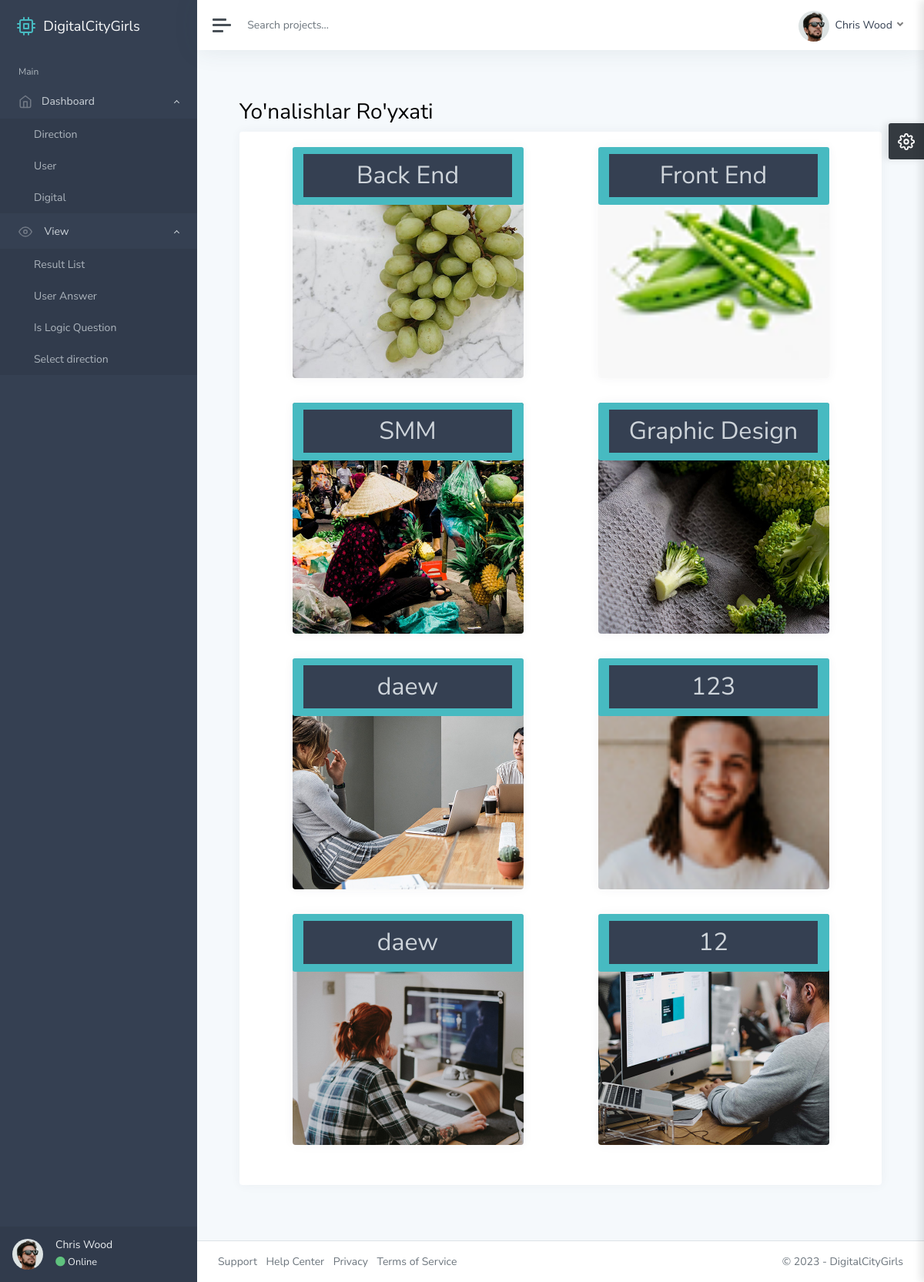
/ad/select-direction/, run on the app's committed database.
### main/models.py (models this page shows, shortened)
class Direction(models.Model):
    photo = models.ImageField()
    name = models.CharField(max_length=255)
    time = models.DurationField(default=0)
    question_count = models.PositiveIntegerField()
    is_logic = models.BooleanField(default=False)

### adminstrator/views.py (the view)
# urls.py: path('select-direction/', select_direction_view, name='select-direction'),
def select_direction_view(request):
    context = {
        "direction": Direction.objects.all(),
        "questions": Question.objects.all(),
    }
    return render(request, "select-direction.html", context)

### template/select-direction.html (shortened to what this page needs)
{% extends 'base.html' %}
{% block content %}
		<main class="content">
            <div class="container-fluid p-0">
                <div class="container">
                    <h1 class="mt-4">Yo'nalishlar Ro'yxati</h1>
                     <div class="card">
                         <div class="card-body">
                            <div style="display: flex; flex-wrap: wrap;
                               justify-content: space-around;">
                               {% for i in direction %}
                                  <div style="background-image: url('{{i.photo.url}}'); background-size: cover; width: 300px; height: 300px" class="card">
                                      <div class="badge bg-primary text-wrap fs-2">
                                          <a href="{% url 'direction-by-question' i.pk %}" class="sidebar-link">{{i.name}}</a>
                                      </div>
                                  </div>
                               {% endfor %}
                            </div>
                         </div>
                    </div>
                </div>
            </div>
        </main>
{% endblock content %}

### template/base.html (style rules this page uses)
body { opacity: 0; }

### data on the page
Direction: photo (picture), name "Back End"
Direction: photo (picture), name "Front End"
Direction: photo (picture), name "SMM"
Direction: photo (picture), name "Graphic Design"
Direction: photo (picture), name "daew"
Direction: photo (picture), name "123"
Direction: photo (picture), name "daew"
Direction: photo (picture), name "12"
